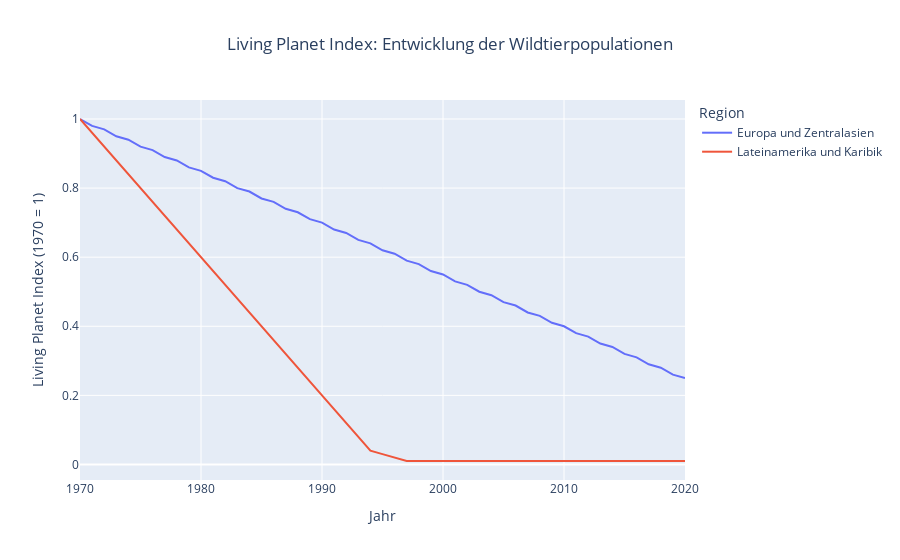

Notebook code for this chart:
### Code cell
import pandas as pd
import plotly.express as px


data = {
    "Jahr": list(range(1970, 2021)),
    "Europa und Zentralasien": [
        1.0, 0.98, 0.97, 0.95, 0.94, 0.92, 0.91, 0.89, 0.88, 0.86,
        0.85, 0.83, 0.82, 0.80, 0.79, 0.77, 0.76, 0.74, 0.73, 0.71,
        0.70, 0.68, 0.67, 0.65, 0.64, 0.62, 0.61, 0.59, 0.58, 0.56,
        0.55, 0.53, 0.52, 0.50, 0.49, 0.47, 0.46, 0.44, 0.43, 0.41,
        0.40, 0.38, 0.37, 0.35, 0.34, 0.32, 0.31, 0.29, 0.28, 0.26,
        0.25
    ],
    "Lateinamerika und Karibik": [
        1.0, 0.96, 0.92, 0.88, 0.84, 0.80, 0.76, 0.72, 0.68, 0.64,
        0.60, 0.56, 0.52, 0.48, 0.44, 0.40, 0.36, 0.32, 0.28, 0.24,
        0.20, 0.16, 0.12, 0.08, 0.04, 0.03, 0.02, 0.01, 0.01, 0.01,
        0.01, 0.01, 0.01, 0.01, 0.01, 0.01, 0.01, 0.01, 0.01, 0.01,
        0.01, 0.01, 0.01, 0.01, 0.01, 0.01, 0.01, 0.01, 0.01, 0.01,
        0.01
    ]
}


df = pd.DataFrame(data)
df_melted = df.melt(id_vars=["Jahr"], var_name="Region", value_name="LPI")


fig = px.line(
    df_melted,
    x="Jahr",
    y="LPI",
    color="Region",
    title="Living Planet Index: Entwicklung der Wildtierpopulationen",
    labels={"LPI": "Living Planet Index (1970 = 1)", "Jahr": "Jahr", "Region": "Region"},
    hover_data={"LPI": ":.2f", "Jahr": True, "Region": True}
)


fig.update_layout(
    title={"text": "Living Planet Index: Entwicklung der Wildtierpopulationen", "x": 0.5},
    xaxis_title="Jahr",
    yaxis_title="Living Planet Index (1970 = 1)",
    legend_title="Region",
    hovermode="x unified"
)


fig.show()

### Figure 1 — Plotly figure (JSON) as saved in the notebook; plotly's stock layout.template omitted (floating-point values rounded to 4 significant figures)
{"data": [{"customdata": [["Europa und Zentralasien"], ["Europa und Zentralasien"], ["Europa und Zentralasien"], ["Europa und Zentralasien"], ["Europa und Zentralasien"], ["Europa und Zentralasien"], ["Europa und Zentralasien"], ["Europa und Zentralasien"], ["Europa und Zentralasien"], ["Europa und Zentralasien"], ["Europa und Zentralasien"], ["Europa und Zentralasien"], ["Europa und Zentralasien"], ["Europa und Zentralasien"], ["Europa und Zentralasien"], ["Europa und Zentralasien"], ["Europa und Zentralasien"], ["Europa und Zentralasien"], ["Europa und Zentralasien"], ["Europa und Zentralasien"], ["Europa und Zentralasien"], ["Europa und Zentralasien"], ["Europa und Zentralasien"], ["Europa und Zentralasien"], ["Europa und Zentralasien"], ["Europa und Zentralasien"], ["Europa und Zentralasien"], ["Europa und Zentralasien"], ["Europa und Zentralasien"], ["Europa und Zentralasien"], ["Europa und Zentralasien"], ["Europa und Zentralasien"], ["Europa und Zentralasien"], ["Europa und Zentralasien"], ["Europa und Zentralasien"], ["Europa und Zentralasien"], ["Europa und Zentralasien"], ["Europa und Zentralasien"], ["Europa und Zentralasien"], ["Europa und Zentralasien"], ["Europa und Zentralasien"], ["Europa und Zentralasien"], ["Europa und Zentralasien"], ["Europa und Zentralasien"], ["Europa und Zentralasien"], ["Europa und Zentralasien"], ["Europa und Zentralasien"], ["Europa und Zentralasien"], ["Europa und Zentralasien"], ["Europa und Zentralasien"], ["Europa und Zentralasien"]], "hovertemplate": "Region=%{customdata[0]}<br>Jahr=%{x}<br>Living Planet Index (1970 = 1)=%{y:.2f}<extra></extra>", "legendgroup": "Europa und Zentralasien", "line": {"color": "#636efa", "dash": "solid"}, "marker": {"symbol": "circle"}, "mode": "lines", "name": "Europa und Zentralasien", "orientation": "v", "showlegend": true, "type": "scatter", "x": [1970, 1971, 1972, 1973, 1974, 1975, 1976, 1977, 1978, 1979, 1980, 1981, 1982, 1983, 1984, 1985, 1986, 1987, 1988, 1989, 1990, 1991, 1992, 1993, 1994, 1995, 1996, 1997, 1998, 1999, 2000, 2001, 2002, 2003, 2004, 2005, 2006, 2007, 2008, 2009, 2010, 2011, 2012, 2013, 2014, 2015, 2016, 2017, 2018, 2019, 2020], "xaxis": "x", "y": [1, 0.98, 0.97, 0.95, 0.94, 0.92, 0.91, 0.89, 0.88, 0.86, 0.85, 0.83, 0.82, 0.8, 0.79, 0.77, 0.76, 0.74, 0.73, 0.71, 0.7, 0.68, 0.67, 0.65, 0.64, 0.62, 0.61, 0.59, 0.58, 0.56, 0.55, 0.53, 0.52, 0.5, 0.49, 0.47, 0.46, 0.44, 0.43, 0.41, 0.4, 0.38, 0.37, 0.35, 0.34, 0.32, 0.31, 0.29, 0.28, 0.26, 0.25], "yaxis": "y"}, {"customdata": [["Lateinamerika und Karibik"], ["Lateinamerika und Karibik"], ["Lateinamerika und Karibik"], ["Lateinamerika und Karibik"], ["Lateinamerika und Karibik"], ["Lateinamerika und Karibik"], ["Lateinamerika und Karibik"], ["Lateinamerika und Karibik"], ["Lateinamerika und Karibik"], ["Lateinamerika und Karibik"], ["Lateinamerika und Karibik"], ["Lateinamerika und Karibik"], ["Lateinamerika und Karibik"], ["Lateinamerika und Karibik"], ["Lateinamerika und Karibik"], ["Lateinamerika und Karibik"], ["Lateinamerika und Karibik"], ["Lateinamerika und Karibik"], ["Lateinamerika und Karibik"], ["Lateinamerika und Karibik"], ["Lateinamerika und Karibik"], ["Lateinamerika und Karibik"], ["Lateinamerika und Karibik"], ["Lateinamerika und Karibik"], ["Lateinamerika und Karibik"], ["Lateinamerika und Karibik"], ["Lateinamerika und Karibik"], ["Lateinamerika und Karibik"], ["Lateinamerika und Karibik"], ["Lateinamerika und Karibik"], ["Lateinamerika und Karibik"], ["Lateinamerika und Karibik"], ["Lateinamerika und Karibik"], ["Lateinamerika und Karibik"], ["Lateinamerika und Karibik"], ["Lateinamerika und Karibik"], ["Lateinamerika und Karibik"], ["Lateinamerika und Karibik"], ["Lateinamerika und Karibik"], ["Lateinamerika und Karibik"], ["Lateinamerika und Karibik"], ["Lateinamerika und Karibik"], ["Lateinamerika und Karibik"], ["Lateinamerika und Karibik"], ["Lateinamerika und Karibik"], ["Lateinamerika und Karibik"], ["Lateinamerika und Karibik"], ["Lateinamerika und Karibik"], ["Lateinamerika und Karibik"], ["Lateinamerika und Karibik"], ["Lateinamerika und Karibik"]], "hovertemplate": "Region=%{customdata[0]}<br>Jahr=%{x}<br>Living Planet Index (1970 = 1)=%{y:.2f}<extra></extra>", "legendgroup": "Lateinamerika und Karibik", "line": {"color": "#EF553B", "dash": "solid"}, "marker": {"symbol": "circle"}, "mode": "lines", "name": "Lateinamerika und Karibik", "orientation": "v", "showlegend": true, "type": "scatter", "x": [1970, 1971, 1972, 1973, 1974, 1975, 1976, 1977, 1978, 1979, 1980, 1981, 1982, 1983, 1984, 1985, 1986, 1987, 1988, 1989, 1990, 1991, 1992, 1993, 1994, 1995, 1996, 1997, 1998, 1999, 2000, 2001, 2002, 2003, 2004, 2005, 2006, 2007, 2008, 2009, 2010, 2011, 2012, 2013, 2014, 2015, 2016, 2017, 2018, 2019, 2020], "xaxis": "x", "y": [1, 0.96, 0.92, 0.88, 0.84, 0.8, 0.76, 0.72, 0.68, 0.64, 0.6, 0.56, 0.52, 0.48, 0.44, 0.4, 0.36, 0.32, 0.28, 0.24, 0.2, 0.16, 0.12, 0.08, 0.04, 0.03, 0.02, 0.01, 0.01, 0.01, 0.01, 0.01, 0.01, 0.01, 0.01, 0.01, 0.01, 0.01, 0.01, 0.01, 0.01, 0.01, 0.01, 0.01, 0.01, 0.01, 0.01, 0.01, 0.01, 0.01, 0.01], "yaxis": "y"}], "layout": {"hovermode": "x unified", "legend": {"title": {"text": "Region"}, "tracegroupgap": 0}, "title": {"text": "Living Planet Index: Entwicklung der Wildtierpopulationen", "x": 0.5}, "xaxis": {"anchor": "y", "domain": [0, 1], "title": {"text": "Jahr"}}, "yaxis": {"anchor": "x", "domain": [0, 1], "title": {"text": "Living Planet Index (1970 = 1)"}}}}
